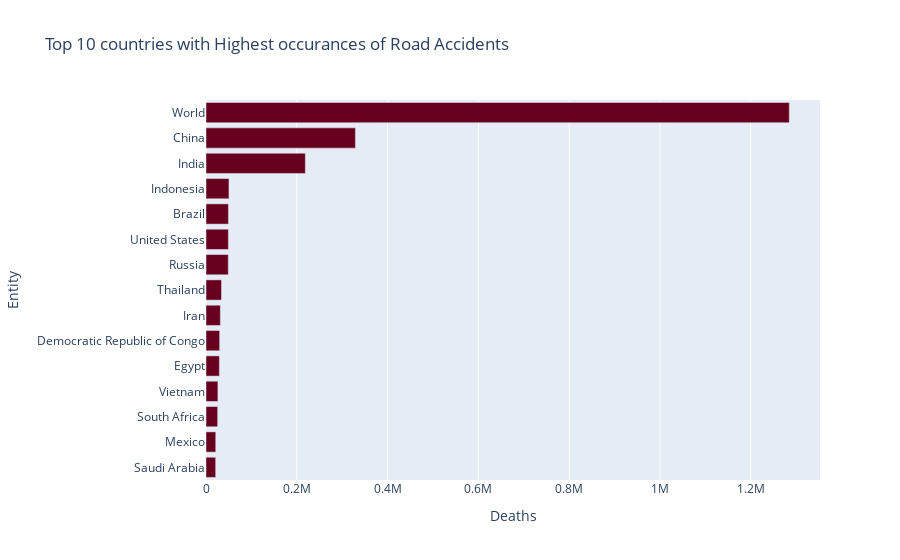

Notebook code cell kept with this figure:
### Markdown cell above
> Which year has the highest number of death by accidents in each country?

### Code cell
top15 = country.sort_values(by = 'Deaths',ascending = False)[:15]
fig = px.bar(top15[::-1], x= 'Deaths', 
            y = 'Entity', orientation = 'h', color_discrete_sequence  = px.colors.sequential.RdBu, 
            title = 'Top 10 countries with Highest occurances of Road Accidents',
            hover_name = 'Year')
fig.show()

### Figure 1 — Plotly figure (JSON) as saved in the notebook; plotly's stock layout.template omitted (floating-point values rounded to 4 significant figures)
{"data": [{"alignmentgroup": "True", "hovertemplate": "<b>%{hovertext}</b><br><br>Deaths=%{x}<br>Entity=%{y}<extra></extra>", "hovertext": [2019, 2018, 2003, 2012, 2019, 2015, 2003, 1996, 1994, 2002, 2011, 2001, 2012, 2009, 2008], "legendgroup": "", "marker": {"color": "rgb(103,0,31)", "pattern": {"shape": ""}}, "name": "", "offsetgroup": "", "orientation": "h", "showlegend": false, "textposition": "auto", "x": [21316, 21503, 25733, 26227, 29490, 30061, 31635, 34153, 49102, 49318, 49449, 50597, 218869, 329237, 1285039], "xaxis": "x", "y": ["Saudi Arabia", "Mexico", "South Africa", "Vietnam", "Egypt", "Democratic Republic of Congo", "Iran", "Thailand", "Russia", "United States", "Brazil", "Indonesia", "India", "China", "World"], "yaxis": "y", "type": "bar"}], "layout": {"xaxis": {"anchor": "y", "domain": [0, 1], "title": {"text": "Deaths"}, "type": "linear", "range": [0, 1353000.0], "autorange": true}, "yaxis": {"anchor": "x", "domain": [0, 1], "title": {"text": "Entity"}, "type": "category", "range": [-0.5, 14.5], "autorange": true}, "legend": {"tracegroupgap": 0}, "title": {"text": "Top 10 countries with Highest occurances of Road Accidents"}, "barmode": "relative", "autosize": true}}
